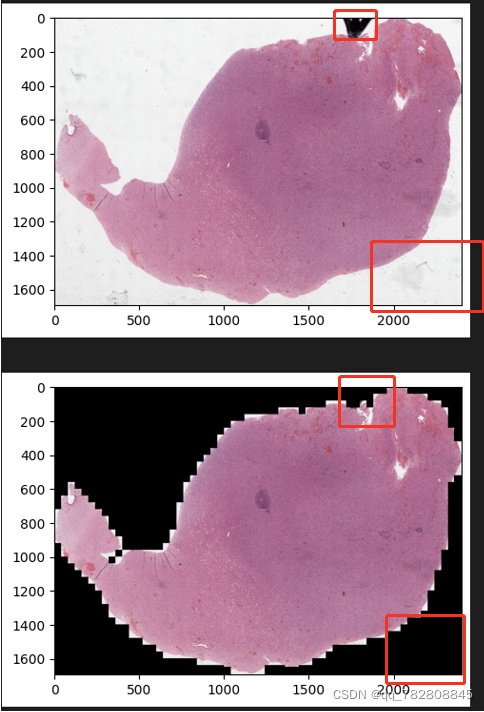
#> input picture 1652775945(1).jpg, 484 x 712 px; its folder holds only this picture in this run
$ python -i handle_WSI.py   (imports and definitions only)
#> lines starting #> are read from the running program, lines starting #| are printed output that depends on the picture; after the words box and inside, x2 and y2 are one past the last pixel; in counts of white or black regions, pixels touching at a corner belong together
#> further down, picture is the input picture: shape (712, 484, 3); mean B, G, R 153.1, 139.5, 166.3
import cv2
import numpy as np
from . import handle_img as hi
import skimage
import skimage.morphology
from .utils import *

def remove_small_hole(mask, h_size=10):
    """remove the small hole

    Args:
        mask (_type_): a binary mask, can be 0-1 or 0-255
        h_size (int, optional): min_size of the hole

    Returns:
        mask
    """
    value = np.unique(mask)
    if len(value)>2:
        err(f"Input mask should be a binary, but get value:({value})")
    pre_mask_rever = mask==0
    pre_mask_rever = skimage.morphology.remove_small_objects(pre_mask_rever, \
                                                            min_size=h_size)
    mask[pre_mask_rever<=0] = 1
    return mask

def ostu_seg_tissue(img,
                    remove_hole:bool=True,
                    min_size:int=4000,
                    mod:str='cutoff'):
    """Segmentation tissue of WSI with ostu.

    Args:
        img (_type_): Input img. Must in 10X resolution.
        remove_hole (bool, optional): remove small hole or not
        min_size (int, optional): min_size of hole

    Returns:
        _type_: _description_
    """
#> called with remove_hole = True, min_size = 4000, mod = 'cutoff'
    gray = cv2.cvtColor(img, cv2.COLOR_BGR2GRAY)
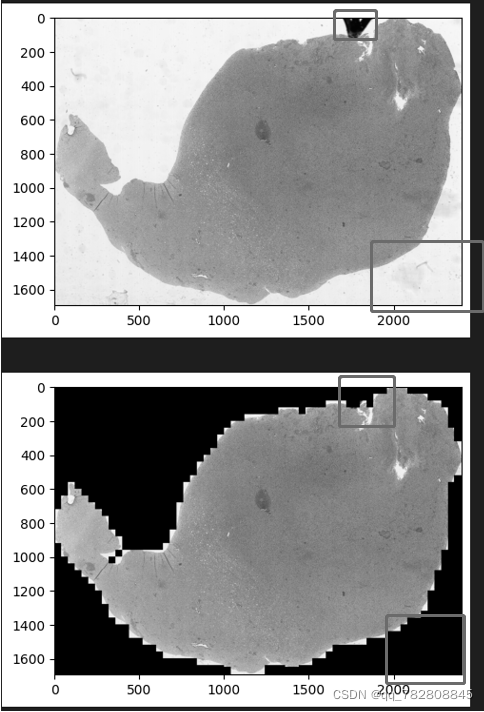
#> gray: shape (712, 484); min 0, max 255, mean 149.1
    # Remove noise using a Gaussian filter
    gray = cv2.GaussianBlur(gray, (35,35), 0)
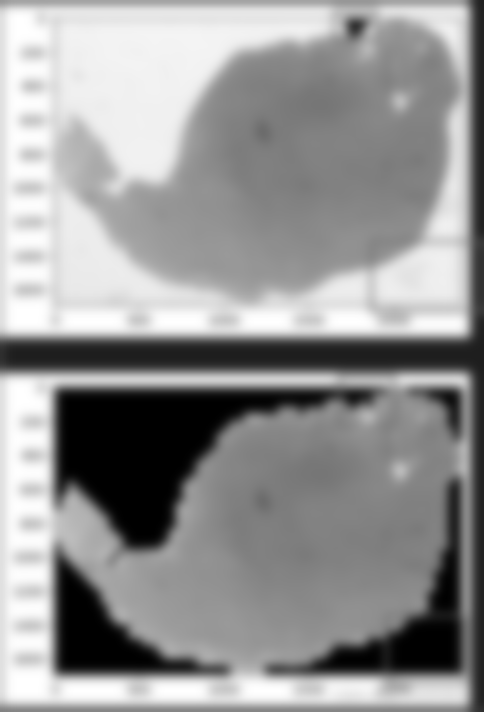
#> gray: shape (712, 484); min 0, max 255, mean 149
    # Otsu thresholding and mask generation
    if mod=="cutoff":
        thresh_otsu = gray < 234
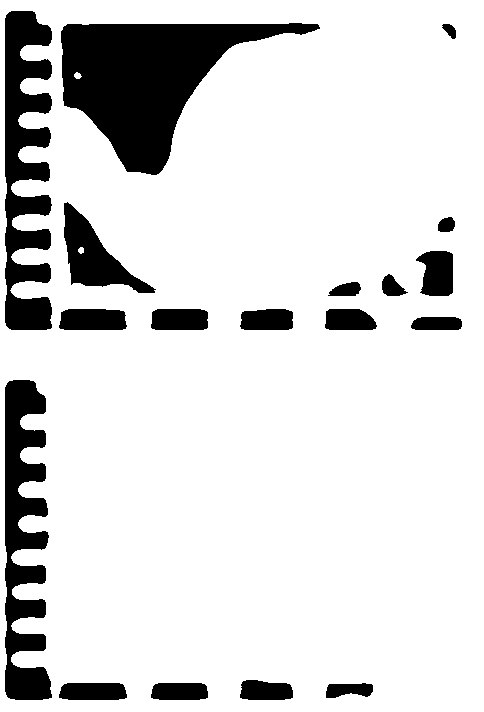
#> thresh_otsu: shape (712, 484) bool; 85.1% white; 18 black regions, largest, box (x1, y1, x2, y2) and area: (61, 23, 320, 175) 17953, (5, 11, 52, 330) 9981, (5, 380, 52, 700) 9179
    elif mod=="ostu":
        ret, thresh_otsu = cv2.threshold(gray, 0, 255, cv2.THRESH_BINARY + cv2.THRESH_OTSU)

    if remove_hole:
        thresh_otsu = remove_small_hole(thresh_otsu, min_size)
#> in remove_small_hole, `value = np.unique(mask)`: value = [False, True]
#> in remove_small_hole, `pre_mask_rever = skimage.morphology.remove_small_objects(pre_mask_reve..`:
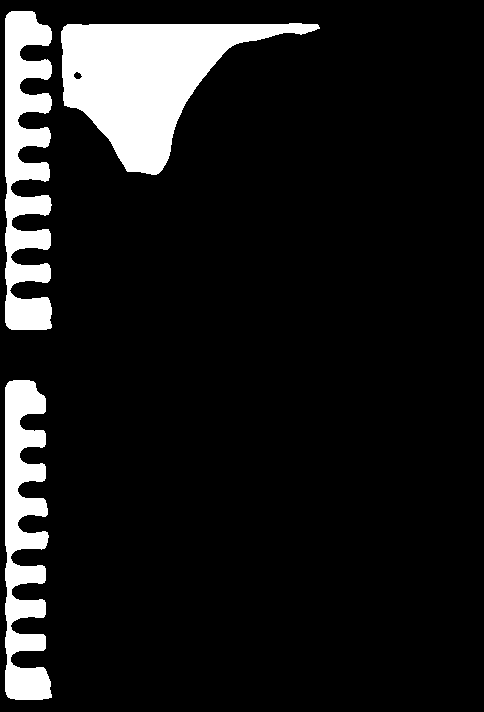
#> pre_mask_rever: shape (712, 484) bool; 10.8% white; 3 white regions, box (x1, y1, x2, y2) and area: (61, 23, 320, 175) 17953, (5, 11, 52, 330) 9981, (5, 380, 52, 700) 9179
        thresh_otsu = thresh_otsu!=0
        thresh_otsu = remove_small_hole(thresh_otsu, min_size)
    else:
        thresh_otsu = thresh_otsu!=0
    return thresh_otsu

>>> import cv2
>>> picture = cv2.imread('../1652775945(1).jpg')
>>> result = ostu_seg_tissue(picture)
